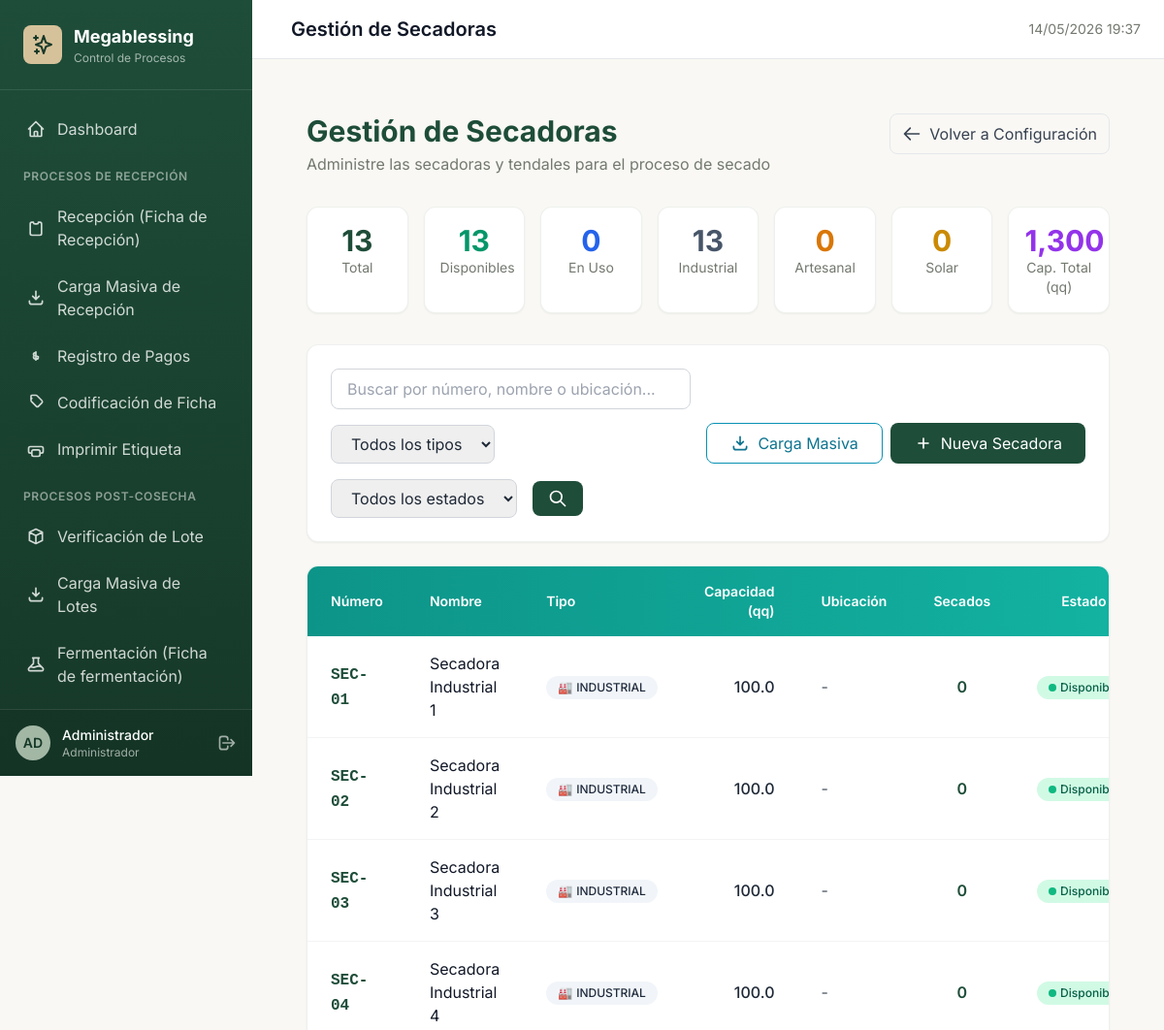
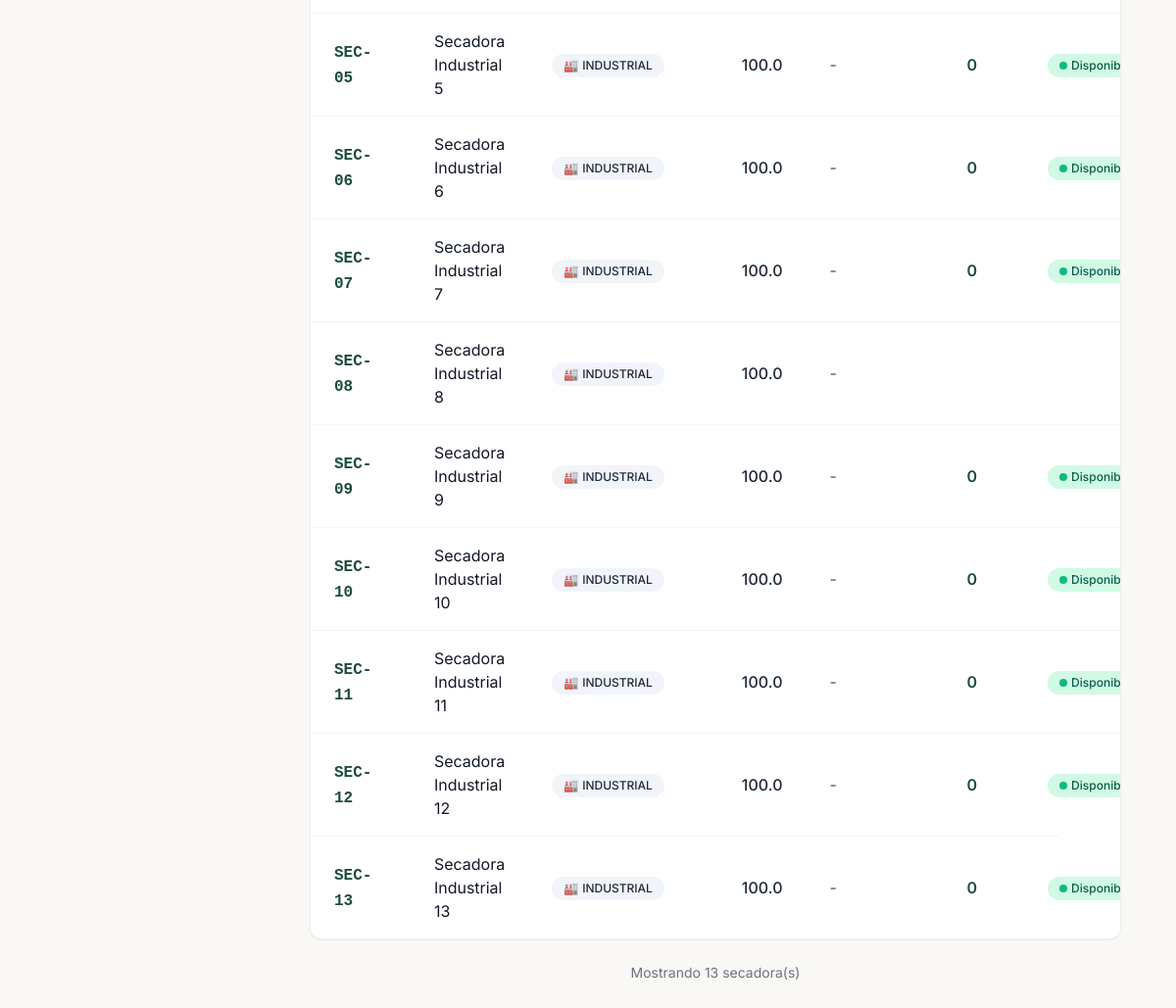
The app's page /configuracion/secadoras.php (signed in) with its own data (2 pictures, top to bottom).
### tables this page shows
CREATE TABLE IF NOT EXISTS `roles` (
    `id` INT PRIMARY KEY AUTO_INCREMENT,
    `nombre` VARCHAR(50) NOT NULL,
    `descripcion` TEXT,
    `permisos` JSON,
    `activo` TINYINT(1) DEFAULT 1,
    `created_at` TIMESTAMP DEFAULT CURRENT_TIMESTAMP
);

CREATE TABLE IF NOT EXISTS `secadoras` (
    `id` INT PRIMARY KEY AUTO_INCREMENT,
    `numero` VARCHAR(20) NOT NULL UNIQUE,
    `nombre` VARCHAR(100),
    `capacidad_qq` DECIMAL(10,2),
    `tipo` ENUM('INDUSTRIAL','ARTESANAL','SOLAR') DEFAULT 'INDUSTRIAL',
    `ubicacion` VARCHAR(100),
    `activo` TINYINT(1) DEFAULT 1,
    `created_at` TIMESTAMP DEFAULT CURRENT_TIMESTAMP
);

### configuracion/secadoras.php (the view, shortened to what the rows shown need)
<?php
require_once __DIR__ . '/../bootstrap.php';
$db = Database::getInstance()->getConnection();
$where = [];
$params = [];
$whereClause = $where ? 'WHERE ' . implode(' AND ', $where) : '';
$stmt = $db->prepare("
    SELECT s.*,
           (SELECT COUNT(*) FROM registros_secado WHERE secadora_id = s.id) as total_secados,
           (SELECT COUNT(*) FROM registros_secado WHERE secadora_id = s.id AND estado = 'EN_PROCESO') as secados_activos
    FROM secadoras s
    $whereClause
    ORDER BY s.activo DESC, s.numero ASC
");
$stmt->execute($params);
$secadoras = $stmt->fetchAll(PDO::FETCH_ASSOC);
$pageTitle = 'Gestión de Secadoras';
?>
<div class="max-w-7xl mx-auto px-4 sm:px-6 lg:px-8 py-8">
    <div class="mb-8 flex flex-col gap-4 md:flex-row md:items-start md:justify-between">
        <div>
            <h1 class="text-3xl font-bold text-primary">Gestión de Secadoras</h1>
        </div>
    </div>
    <div class="bg-white rounded-xl shadow-sm border border-olive/20 overflow-hidden">
        <div class="overflow-x-auto">
            <table class="w-full">
                <thead class="bg-gradient-to-r from-teal-600 to-teal-500 text-white">
                    <tr>
                        <th class="px-6 py-4 text-left text-sm font-semibold">Número</th>
                        <th class="px-6 py-4 text-left text-sm font-semibold">Nombre</th>
                        <th class="px-6 py-4 text-left text-sm font-semibold">Tipo</th>
                        <th class="px-6 py-4 text-right text-sm font-semibold">Capacidad (qq)</th>
                        <th class="px-6 py-4 text-left text-sm font-semibold">Ubicación</th>
                        <th class="px-6 py-4 text-center text-sm font-semibold">Secados</th>
                        <th class="px-6 py-4 text-center text-sm font-semibold">Estado</th>
                    </tr>
                </thead>
                <tbody class="divide-y divide-gray-100">
                    <?php if (empty($secadoras)): ?>
                    <tr>
                        <td colspan="8" class="px-6 py-12 text-center text-gray-500">
                            <svg class="w-16 h-16 mx-auto mb-4 text-gray-300" fill="none" stroke="currentColor" viewBox="0 0 24 24">
                                <path stroke-linecap="round" stroke-linejoin="round" stroke-width="2" d="M12 3v1m0 16v1m9-9h-1M4 12H3m15.364 6.364l-.707-.707M6.343 6.343l-.707-.707m12.728 0l-.707.707M6.343 17.657l-.707.707M16 12a4 4 0 11-8 0 4 4 0 018 0z"/>
                            </svg>
                            <p class="text-lg font-medium">No se encontraron secadoras</p>
                            <p class="text-sm">Agregue una nueva secadora o modifique los filtros</p>
                        </td>
                    </tr>
                    <?php else: ?>
                    <?php foreach ($secadoras as $sec): ?>
                    <?php
                    $enUsoActual = $sec['secados_activos'] > 0;
                    $tipoColors = [
                        'INDUSTRIAL' => 'bg-slate-100 text-slate-800',
                        'ARTESANAL' => 'bg-amber-100 text-amber-800',
                        'SOLAR' => 'bg-yellow-100 text-yellow-800'
                    ];
                    $tipoIcons = [
                        'INDUSTRIAL' => '🏭',
                        'ARTESANAL' => '🧺',
                        'SOLAR' => '☀️'
                    ];
                    ?>
                    <tr class="hover:bg-ivory-white/50 transition-colors <?= !$sec['activo'] ? 'opacity-60' : '' ?>">
                        <td class="px-6 py-4">
                            <span class="font-mono font-semibold text-primary"><?= htmlspecialchars($sec['numero']) ?></span>
                        </td>
                        <td class="px-6 py-4 text-gray-900">
                            <?= htmlspecialchars($sec['nombre'] ?: '-') ?>
                        </td>
                        <td class="px-6 py-4">
                            <span class="inline-flex items-center gap-1 px-3 py-1 rounded-full text-xs font-medium <?= $tipoColors[$sec['tipo']] ?? 'bg-gray-100 text-gray-800' ?>">
                                <span><?= $tipoIcons[$sec['tipo']] ?? '' ?></span>
                                <?= htmlspecialchars($sec['tipo']) ?>
                            </span>
                        </td>
                        <td class="px-6 py-4 text-right font-medium">
                            <?= $sec['capacidad_qq'] ? number_format($sec['capacidad_qq'], 1) : '-' ?>
                        </td>
                        <td class="px-6 py-4 text-gray-600 truncate max-w-xs" title="<?= htmlspecialchars($sec['ubicacion'] ?? '') ?>">
                            <?= htmlspecialchars($sec['ubicacion'] ?: '-') ?>
                        </td>
                        <td class="px-6 py-4 text-center">
                            <div class="flex flex-col items-center">
                                <span class="font-semibold text-primary"><?= number_format($sec['total_secados']) ?></span>
                            </div>
                        </td>
                        <td class="px-6 py-4 text-center">
                            <?php if ($enUsoActual): ?>
                            <span class="inline-flex items-center gap-1 px-3 py-1 rounded-full text-xs font-medium bg-blue-100 text-blue-800">
                                <span class="w-2 h-2 rounded-full bg-blue-500 animate-pulse"></span>
                                En Uso
                            </span>
                            <?php else: ?>
                            <button onclick="toggleEstado(<?= $sec['id'] ?>)"
                                    class="inline-flex items-center gap-1 px-3 py-1 rounded-full text-xs font-medium transition-colors
                                           <?= $sec['activo'] ? 'bg-emerald-100 text-emerald-800 hover:bg-emerald-200' : 'bg-red-100 text-red-800 hover:bg-red-200' ?>">
                                <span class="w-2 h-2 rounded-full <?= $sec['activo'] ? 'bg-emerald-500' : 'bg-red-500' ?>"></span>
                                <?= $sec['activo'] ? 'Disponible' : 'Inactiva' ?>
                            </button>
                            <?php endif; ?>
                        </td>
                    </tr>
                    <?php endforeach; ?>
                    <?php endif; ?>
                </tbody>
            </table>
        </div>
    </div>
</div>
<?php
$content = ob_get_clean();
include __DIR__ . '/../templates/layouts/main.php';
?>

### templates/layouts/main.php (shortened to what the rows shown need)
<?php
$currentUser = Auth::user();
$assetVersion = static function (string $path): string {
    $mtime = @filemtime($path);
    return $mtime !== false ? (string) $mtime : date('YmdHis');
};
$cssVersion = $assetVersion(__DIR__ . '/../../assets/css/app.css');
?>
<!DOCTYPE html>
<html lang="es">
<head>
    <script src="https://cdn.tailwindcss.com"></script>
    <link rel="stylesheet" href="<?= APP_URL ?>/assets/css/app.css?v=<?= $cssVersion ?>">
</head>
<body class="bg-ivory min-h-screen">
    <aside class="sidebar">
        <div class="sidebar-logo">
            <div class="flex items-center space-x-3">
                <div>
                    <h1 class="text-white font-bold text-lg">Megablessing</h1>
                </div>
            </div>
        </div>
        <div class="sidebar-user">
            <div class="flex items-center justify-between">
                <div class="flex items-center space-x-3">
                    <div class="w-9 h-9 bg-olive rounded-full flex items-center justify-center">
                        <span class="text-primary-dark font-semibold text-sm">
                            <?= strtoupper(substr($currentUser['nombre'], 0, 2)) ?>
                        </span>
                    </div>
                    <div>
                        <p class="text-white text-sm font-medium"><?= htmlspecialchars($currentUser['nombre']) ?></p>
                        <p class="text-white/60 text-xs"><?= htmlspecialchars($currentUser['rol']) ?></p>
                    </div>
                </div>
            </div>
        </div>
    </aside>
    <main class="main-content">
        <header class="header">
            <div class="flex items-center space-x-4">
                <div>
                    <h1 class="text-xl font-semibold text-gray-900"><?= $pageTitle ?? 'Dashboard' ?></h1>
                </div>
            </div>
        </header>
        <div class="p-6">
            <?= $content ?? '' ?>
        </div>
    </main>
</body>
</html>

### records on screen
roles: nombre "AD", nombre "Administrador"
secadoras: numero "SEC-01", nombre "Secadora Industrial 1", tipo "🏭", tipo "INDUSTRIAL", capacidad_qq "100.0", ubicacion "-", total_secados "0", activo 1 (drawn)
secadoras: numero "SEC-02", nombre "Secadora Industrial 2", tipo "🏭", tipo "INDUSTRIAL", capacidad_qq "100.0", ubicacion "-", total_secados "0", activo 1 (drawn)
secadoras: numero "SEC-03", nombre "Secadora Industrial 3", tipo "🏭", tipo "INDUSTRIAL", capacidad_qq "100.0", ubicacion "-", total_secados "0", activo 1 (drawn)
secadoras: numero "SEC-04", nombre "Secadora Industrial 4", tipo "🏭", tipo "INDUSTRIAL", capacidad_qq "100.0", ubicacion "-", total_secados "0", activo 1 (drawn)
secadoras: numero "SEC-05", nombre "Secadora Industrial 5", tipo "🏭", tipo "INDUSTRIAL", capacidad_qq "100.0", ubicacion "-", total_secados "0", activo 1 (drawn)
secadoras: numero "SEC-06", nombre "Secadora Industrial 6", tipo "🏭", tipo "INDUSTRIAL", capacidad_qq "100.0", ubicacion "-", total_secados "0", activo 1 (drawn)
secadoras: numero "SEC-07", nombre "Secadora Industrial 7", tipo "🏭", tipo "INDUSTRIAL", capacidad_qq "100.0", ubicacion "-", total_secados "0", activo 1 (drawn)
secadoras: numero "SEC-08", nombre "Secadora Industrial 8", tipo "🏭", tipo "INDUSTRIAL", capacidad_qq "100.0", ubicacion "-", activo 1 (drawn)
secadoras: numero "SEC-09", nombre "Secadora Industrial 9", tipo "🏭", tipo "INDUSTRIAL", capacidad_qq "100.0", ubicacion "-", total_secados "0", activo 1 (drawn)
secadoras: numero "SEC-10", nombre "Secadora Industrial 10", tipo "🏭", tipo "INDUSTRIAL", capacidad_qq "100.0", ubicacion "-", total_secados "0", activo 1 (drawn)
secadoras: numero "SEC-11", nombre "Secadora Industrial 11", tipo "🏭", tipo "INDUSTRIAL", capacidad_qq "100.0", ubicacion "-", total_secados "0", activo 1 (drawn)
secadoras: numero "SEC-12", nombre "Secadora Industrial 12", tipo "🏭", tipo "INDUSTRIAL", capacidad_qq "100.0", ubicacion "-", total_secados "0", activo 1 (drawn)
secadoras: numero "SEC-13", nombre "Secadora Industrial 13", tipo "🏭", tipo "INDUSTRIAL", capacidad_qq "100.0", ubicacion "-", total_secados "0", activo 1 (drawn)

### other values on screen
$pageTitle "Gestión de Secadoras"
$stats['total'] "13"
$stats['activos'] "13"
$enUso "0"
$stats['industrial'] "13"
$stats['artesanal'] "0"
$stats['solar'] "0"
$stats['capacidad_total'] "1,300"
count($secadoras) "13"
